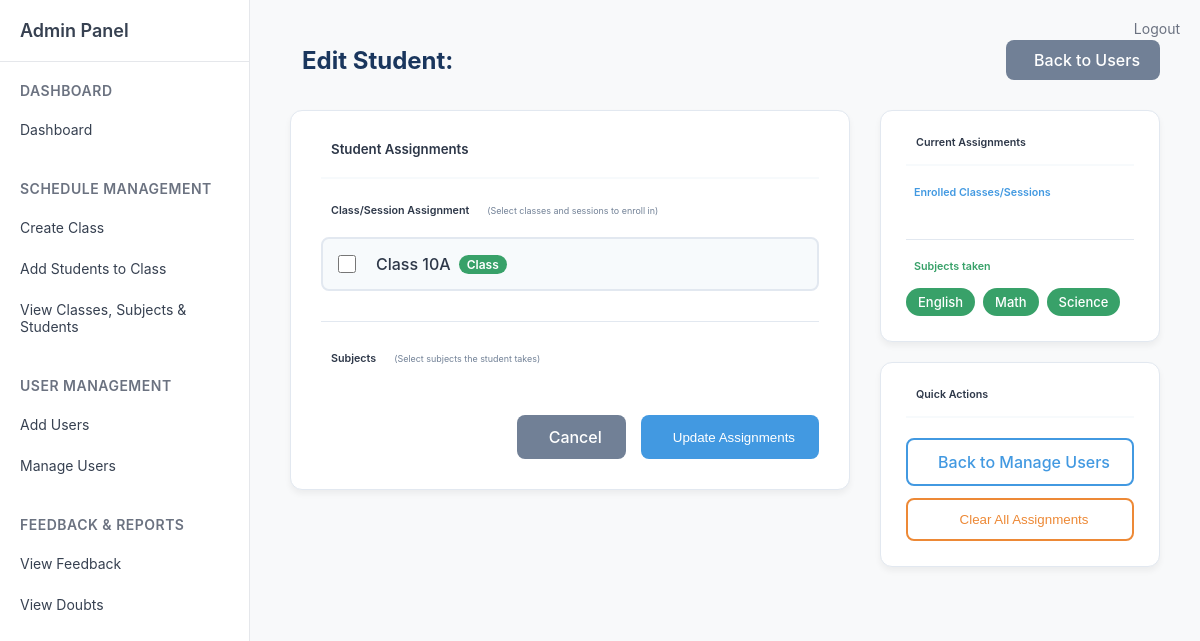
Before: /admin/edit_student/3 (signed in) with the older database file.
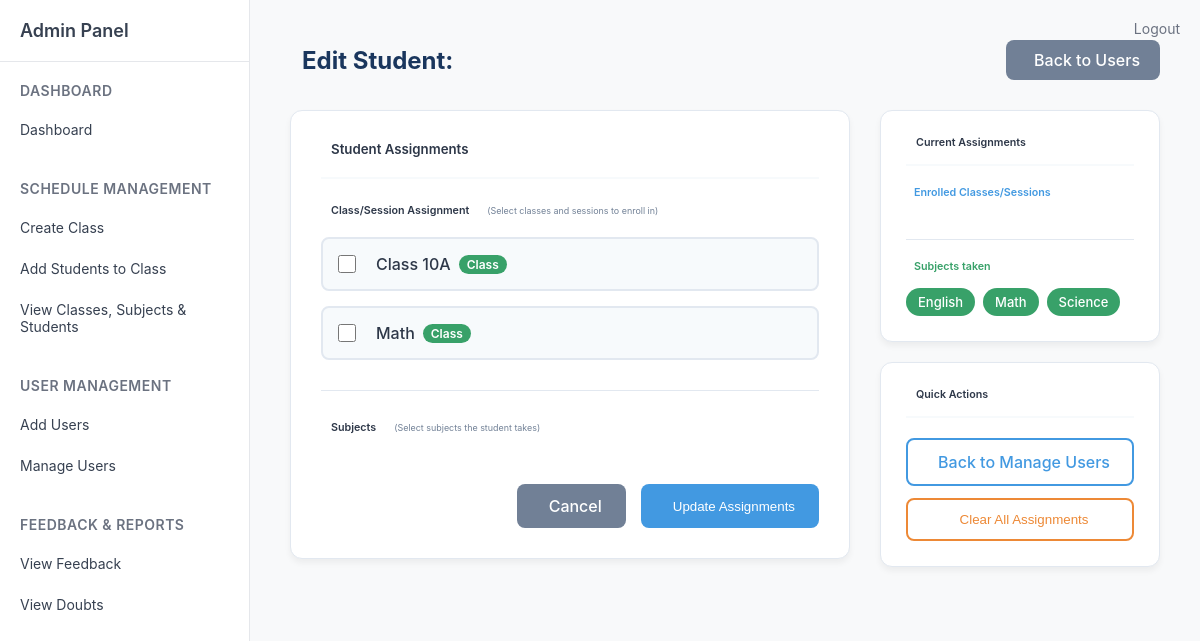
After: the same page with the newer database file.
### tables this page shows
CREATE TABLE classes (
            id INTEGER PRIMARY KEY AUTOINCREMENT,
            name TEXT NOT NULL,
            type TEXT DEFAULT 'regular',
            description TEXT,
            grade_level TEXT,
            section TEXT,
            schedule_days TEXT,
            schedule_time_start TEXT,
            schedule_time_end TEXT,
            schedule_pdf_path TEXT,
            room_number TEXT,
            max_students INTEGER DEFAULT 30,
            status TEXT DEFAULT 'active',
            created_by INTEGER,
            created_on DATETIME DEFAULT CURRENT_TIMESTAMP,
            updated_by INTEGER,
            updated_on DATETIME,
            FOREIGN KEY (created_by) REFERENCES users(id),
            FOREIGN KEY (updated_by) REFERENCES users(id)
        );

CREATE TABLE student_subjects (
            id INTEGER PRIMARY KEY AUTOINCREMENT,
            student_id INTEGER NOT NULL,
            subject_name TEXT NOT NULL,
            assigned_by INTEGER,
            assigned_on DATETIME DEFAULT CURRENT_TIMESTAMP,
            FOREIGN KEY (student_id) REFERENCES users(id),
            FOREIGN KEY (assigned_by) REFERENCES users(id),
            UNIQUE(student_id, subject_name)
        );

### routes/admin.py (the view)
@admin_bp.route('/edit_student/<int:student_id>')
def edit_student(student_id):
    if 'role' not in session or session['role'] != 'admin':
        return redirect(url_for('auth.login'))
    conn = get_db()
    cur = conn.cursor()
    cur.execute('SELECT username FROM users WHERE id = ?', (student_id,))
    student = cur.fetchone()
    if not student:
        flash('Student not found!', 'error')
        return redirect(url_for('admin.manage_users'))
    cur.execute('SELECT id, name, type FROM classes WHERE status = "active" ORDER BY name')
    all_classes = cur.fetchall()
    cur.execute('''
        SELECT c.id, c.name, c.type
        FROM classes c
        JOIN student_class_map scm ON c.id = scm.class_id
        WHERE scm.student_id = ?
        ORDER BY c.name
    ''', (student_id,))
    assigned_classes = cur.fetchall()
    cur.execute('SELECT DISTINCT name FROM subjects ORDER BY name')
    all_subjects_data = cur.fetchall()
    all_subjects = [row[0] for row in all_subjects_data]
    cur.execute('SELECT subject_name FROM student_subjects WHERE student_id = ? ORDER BY subject_name', (student_id,))
    assigned_subjects_data = cur.fetchall()
    assigned_subjects = [row[0] for row in assigned_subjects_data]
    conn.close()
    return render_template('admin/edit_student.html',
                         student_id=student_id,
                         student_username=student[0],
                         all_classes=all_classes,
                         assigned_classes=assigned_classes,
                         all_subjects=all_subjects,
                         assigned_subjects=assigned_subjects)

### routes/admin.py (called while the page is built)
def get_db():
    return sqlite3.connect('users.db')

### templates/admin/edit_student.html (shortened to what the changed rows need)
{% extends 'admin/sidebar.html' %}
{% block content %}
<div style="display: flex; justify-content: space-between; align-items: center; margin-bottom: 30px;">
    <h2 style="color: #1a365d; font-weight: 700; margin: 0; display: flex; align-items: center; gap: 12px;">
        Edit Student: {{ student_name }}
    </h2>
</div>
<div style="display: grid; grid-template-columns: 2fr 1fr; gap: 30px; margin-top: 20px;">
    <div>
        <div style="background: white; border-radius: 12px; padding: 30px; box-shadow: 0 4px 6px rgba(0, 0, 0, 0.05); border: 1px solid #e2e8f0;">
            <div>
                <form method="POST">
                    <div style="margin-bottom: 30px;">
                        {% if all_classes %}
                            <div style="display: grid; grid-template-columns: repeat(auto-fit, minmax(300px, 1fr)); gap: 15px;">
                                {% for class in all_classes %}
                                <div>
                                    <label style="display: flex; align-items: center; gap: 12px; padding: 15px; border: 2px solid #e2e8f0; border-radius: 8px; cursor: pointer; transition: all 0.2s ease; background: #f7fafc;"
                                           onmouseover="if (!this.querySelector('input').checked) this.style.borderColor='#4299e1'; if (!this.querySelector('input').checked) this.style.background='#ebf8ff'"
                                           onmouseout="if (!this.querySelector('input').checked) this.style.borderColor='#e2e8f0'; if (!this.querySelector('input').checked) this.style.background='#f7fafc'">
                                        <input type="checkbox" name="classes" value="{{ class[0] }}"
                                               id="class_{{ class[0] }}"
                                               style="width: 18px; height: 18px; accent-color: #4299e1;"
                                               onchange="if (this.checked) { this.parentElement.style.borderColor='#4299e1'; this.parentElement.style.background='#ebf8ff'; } else { this.parentElement.style.borderColor='#e2e8f0'; this.parentElement.style.background='#f7fafc'; }">
                                        <span style="color: #2d3748; font-weight: 500; display: flex; align-items: center; gap: 8px;">
                                            {% if class[2] == 'session' %}
                                                <i class="bi bi-calendar-event" style="color: #4299e1;"></i> {{ class[1] }}
                                                <span style="background: #4299e1; color: white; padding: 2px 8px; border-radius: 12px; font-size: 12px; font-weight: 600;">Session</span>
                                            {% else %}
                                                 {{ class[1] }}
                                                <span style="background: #38a169; color: white; padding: 2px 8px; border-radius: 12px; font-size: 12px; font-weight: 600;">Class</span>
                                            {% endif %}
                                        </span>
                                    </label>
                                </div>
                                {% endfor %}
                            </div>
                        {% else %}
                            <div style="padding: 20px; background: #e6fffa; border: 1px solid #81e6d9; border-radius: 8px; color: #234e52;">
                                <i class="bi bi-info-circle" style="margin-right: 8px;"></i>
                                No classes/sessions available. Please create them first.
                            </div>
                        {% endif %}
                    </div>
                </form>
            </div>
        </div>
    </div>
    <div>
        <div style="background: white; border-radius: 12px; padding: 25px; box-shadow: 0 4px 6px rgba(0, 0, 0, 0.05); border: 1px solid #e2e8f0; margin-bottom: 20px;">
            <div>
                <div style="margin-bottom: 0;">
                    {% if assigned_subjects %}
                        <div style="display: flex; flex-wrap: wrap; gap: 8px;">
                            {% for subject in assigned_subjects %}
                            <span style="background: #38a169; color: white; padding: 6px 12px; border-radius: 16px; font-size: 13px; font-weight: 500;">{{ subject }}</span>
                            {% endfor %}
                        </div>
                    {% else %}
                        <p style="color: #718096; margin: 0; display: flex; align-items: center; gap: 8px;">
                            <i class="bi bi-dash"></i> No subjects selected
                        </p>
                    {% endif %}
                </div>
            </div>
        </div>
    </div>
</div>
{% endblock %}

Changed rows visible on the page:
added classes: name "Math"
